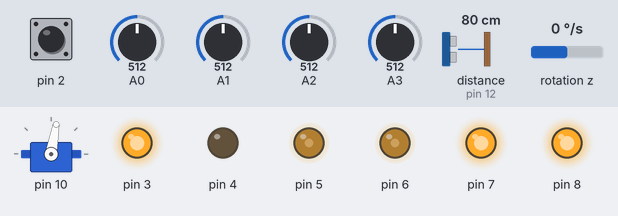
Simulated run of this sketch. Board: Arduino Uno, built with avr-gcc and run on an emulated ATmega328P. Shown: servo, output pins drawn as LEDs (lit = HIGH). Wiring (inferred from the names in the program): ultrasonic range finder: trigger pin 13; echo pin 12. Inputs (shaded band) come from the test bench; at power-on: distance to the obstacle (sensor on pin 12) 80 cm, pin 2 HIGH, A0 = 512, A1 = 512, A2 = 512, A3 = 512, rotation z 0 °/s. Pins used as bus, display or sensor lines are not drawn; what the sketch prints to the serial monitor is not drawn.

Above: at 2.8 s.
2.9 s: distance to the obstacle (sensor on pin 12) set to 2 cm
At 3.4 s:
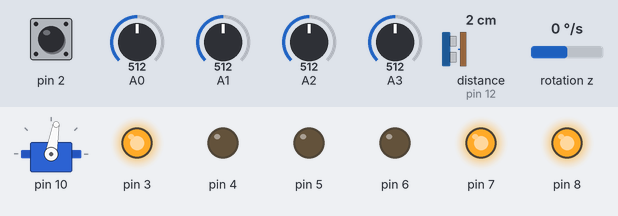
4.4 s: distance to the obstacle (sensor on pin 12) set to 14 cm
7.4 s: distance to the obstacle (sensor on pin 12) set to 18 cm
At 9.0 s:
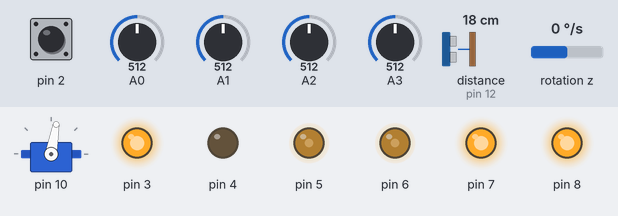
9.4 s: distance to the obstacle (sensor on pin 12) set to 4 cm
At 9.8 s:
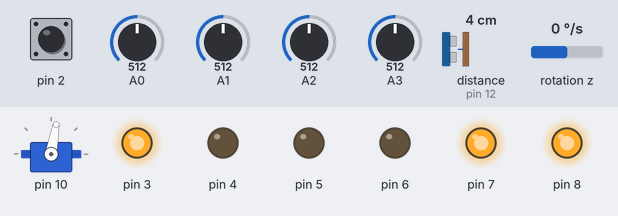
Timing chart, 0 to 12.4 s (numbered marks = the images above; inputs shaded):
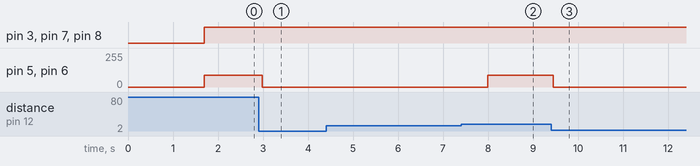

Measured:
- the behaviour switches between 15 and 16 cm on distance to the obstacle (sensor on pin 12) (found by bisection; images 1 and 2)
- after the input at 2.9 s, pin 5, pin 6: 88/255 → 0/255 after 0.08 s
- after the input at 4.4 s, every drawn part: stays the same
- after the input at 7.4 s, pin 5, pin 6: 0/255 → 88/255 after 0.60 s
- after the input at 9.4 s, pin 5, pin 6: 88/255 → 0/255 after 0.05 s

The sketch:

DragRace.ino
```cpp
/*
 * @Author: ELEGOO
 * @Date: 2019-10-22 11:59:09
 * @LastEditTime: 2020-12-18 14:14:35
 * @LastEditors: Changhua
 * @Description: Smart Robot Car V4.0
 * @FilePath:
 */
#include <avr/wdt.h>
#include "ApplicationFunctionSet_xxx0.h"
#include "DRf.h"

float yawinit;

void setup()
{
  // put your setup code here, to run once:
  Application_FunctionSet.ApplicationFunctionSet_Init();
  wdt_enable(WDTO_2S);
  // FIX: the old line here had "==" instead of "=", no semicolon, and used a
  // variable this file can't see, so the sketch didn't compile.
  Application_FunctionSet.ApplicationFunctionSet_ForceTrackingMode();

  AppServo.DeviceDriverSet_Servo_control(80); // rhs angle, just small offset
  AppMPU6050getdata.MPU6050_dveGetEulerAngles(&yawinit);


}

void loop()
{

  wdt_reset();

  Application_FunctionSet.ApplicationFunctionSet_SerialPortDataAnalysis();

  // Kinematic model: integrate the pose from the PWM applied since the last loop.
  // Before the E-stop check so time keeps running while stopped.
  Kinematics_Update();

  DragRace();

  // E-stop engaged (E-STOP button on the web page): skip tracking, red-stop logic and all motor commands
  bool estop = Application_FunctionSet.ApplicationFunctionSet_EStop();

  // Send heading + state to the ESP32 data logger (keeps running during an E-stop)
  Application_FunctionSet.ApplicationFunctionSet_Telemetry(estop);

  if (estop)
    return;


  Application_FunctionSet.ApplicationFunctionSet_SensorDataUpdate();

  Application_FunctionSet.ApplicationFunctionSet_Standby();
}
```

ApplicationFunctionSet_xxx0.h
```cpp
/*
 * @Author: ELEGOO
 * @Date: 2019-10-22 11:59:09
 * @LastEditTime: 2020-12-29 16:04:05
 * @LastEditors: Changhua
 * @Description: Smart Robot Car V4.0
 * @FilePath:
 */
#ifndef _ApplicationFunctionSet_xxx0_H_
#define _ApplicationFunctionSet_xxx0_H_

#include <Arduino.h>

typedef struct  // only will really be used to track one object at a time.
{
  // the raw data for the object coming in
  char type; //'S' = stop sign, 'O' = obstacle, 'C' = car, 'N' = none
  uint16_t cent_x;
  uint16_t cent_y;
  uint16_t width; //estimate of width of bbox
  uint16_t height; //estimate of height of bbox unnecessary, but kept as a legacy feature
  char colour; //colour of object, 'R' = red, 'B' = blue, 'G' = green, '?' = none. Based off of values sent from the ESP
  uint16_t sizePX; //new
  int16_t dist_cm; // FIX: was uint8_t, but the ESP sends -1 for "too far", which became 255
  unsigned long lastUpdate;

} object_t;


/*Movement Direction Control List*/
enum SmartRobotCarMotionControl
{
  Forward,       //(1)
  Backward,      //(2)
  Left,          //(3)
  Right,         //(4)
  LeftForward,   //(5)
  LeftBackward,  //(6)
  RightForward,  //(7)
  RightBackward, //(8)
  stop_it        //(9)
};               //direction方向:（1）、（2）、 （3）、（4）、（5）、（6）

void ApplicationFunctionSet_SmartRobotCarMotionControl(SmartRobotCarMotionControl direction, uint8_t is_speed); //can go to one side


class ApplicationFunctionSet
{
public:
  void ApplicationFunctionSet_Init(void);
  void ApplicationFunctionSet_Bootup(void);
  void ApplicationFunctionSet_RGB(void);
  void ApplicationFunctionSet_Expression(void);
  void ApplicationFunctionSet_Rocker(void);             //APP Rocker Control
  void ApplicationFunctionSet_Tracking(void);           //Line Tracking Mode
  void ApplicationFunctionSet_Obstacle(void);           //Obstacle Avoidance
  void ApplicationFunctionSet_Follow(void);             //Following Mode
  void ApplicationFunctionSet_Servo(uint8_t Set_Servo); //Servo Control
  void ApplicationFunctionSet_Standby(void);            //Standby Mode
  void ApplicationFunctionSet_KeyCommand(void);         //Mode Switch Button
  void ApplicationFunctionSet_SensorDataUpdate(void);   //Sensor Data Update
  void ApplicationFunctionSet_SerialPortDataAnalysis(void);
  void ApplicationFunctionSet_IRrecv(void);
  void ApplicationFunctionSet_ForceTrackingMode(void); // put the car in line-tracking mode
  bool ApplicationFunctionSet_EStop(void);             // web page emergency stop, true while engaged
  bool ApplicationFunctionSet_TrafficLight(void);      // start: wait for red then green, true while waiting
  void ApplicationFunctionSet_Telemetry(bool estop_active); // send heading/state to the ESP32 logger


public: /*CMD*/
  void CMD_UltrasoundModuleStatus_xxx0(uint8_t is_get);
  void CMD_TraceModuleStatus_xxx0(uint8_t is_get);
  void CMD_Car_LeaveTheGround_xxx0(uint8_t is_get);

  void CMD_inspect_xxx0(void);
  void CMD_MotorControl_xxx0(void);
  void CMD_MotorControl_xxx0(uint8_t is_MotorSelection, uint8_t is_MotorDirection, uint8_t is_MotorSpeed);
  void CMD_CarControlTimeLimit_xxx0(void);
  void CMD_CarControlTimeLimit_xxx0(uint8_t is_CarDirection, uint8_t is_CarSpeed, uint32_t is_Timer);
  void CMD_CarControlNoTimeLimit_xxx0(void);
  void CMD_CarControlNoTimeLimit_xxx0(uint8_t is_CarDirection, uint8_t is_CarSpeed);
  void CMD_MotorControlSpeed_xxx0(void);
  void CMD_MotorControlSpeed_xxx0(uint8_t is_Speed_L, uint8_t is_Speed_R);
  void CMD_ServoControl_xxx0(void);
  void CMD_VoiceControl_xxx0(uint16_t is_VoiceName, uint32_t is_VoiceTimer);
  void CMD_LightingControlTimeLimit_xxx0(void);
  void CMD_LightingControlTimeLimit_xxx0(uint8_t is_LightingSequence, uint8_t is_LightingColorValue_R, uint8_t is_LightingColorValue_G, uint8_t is_LightingColorValue_B, uint32_t is_LightingTimer);
  void CMD_LightingControlNoTimeLimit_xxx0(void);
  void CMD_LightingControlNoTimeLimit_xxx0(uint8_t is_LightingSequence, uint8_t is_LightingColorValue_R, uint8_t is_LightingColorValue_G, uint8_t is_LightingColorValue_B);
  void CMD_LEDCustomExpressionControl_xxx0(void);
  void CMD_ClearAllFunctions_xxx0(void);
  void CMD_LEDNumberDisplayControl_xxx0(uint8_t is_LEDNumber);
  void CMD_TrajectoryControl_xxx0(void);

private:
  /*Sensor Raw Value*/
  volatile float VoltageData_V;        //Battery Voltage Value
  volatile uint16_t UltrasoundData_mm; //Ultrasonic Sensor Value (mm)
  volatile uint16_t UltrasoundData_cm; //Ultrasonic Sensor Value (cm)
  volatile int TrackingData_L;         //Line Tracking Module Value (Left)
  volatile int TrackingData_M;         //Line Tracking Module Value (Middle)
  volatile int TrackingData_R;         //Line Tracking Module Value (Right)
  /*Sensor Status*/
  boolean VoltageDetectionStatus = false;
  boolean UltrasoundDetectionStatus = false;
  boolean TrackingDetectionStatus_R = false;
  boolean TrackingDetectionStatus_M = false;
  boolean TrackingDetectionStatus_L = false;

public:
  boolean Car_LeaveTheGround = true;

  /*Sensor Threshold Setting*/
  const float VoltageDetection = 7.00;
  const uint8_t ObstacleDetection = 20;

  // (String CommandSerialNumber removed: only the phone-app replies used it, and a String pulls in
  //  the whole heap allocator, ~1 KB of flash)
  uint8_t Rocker_CarSpeed = 250;
  uint8_t Rocker_temp;

public:
  // Line sensor thresholds for BLACK TAPE ON GRAY FLOOR (measured with LineSensor_Calibration.ino,
  // two spots on the track). A sensor is on the line when  its threshold <= reading <= TrackingDetection_E.
  // The three sensors read very differently on the same floor, so each has its own threshold:
  //            floor max   tape        lifted
  //   L (A2)   707         845-886     ~1003
  //   M (A1)   364         699-737     ~998
  //   R (A0)   581         809-843     ~1007
  // Thresholds are halfway between floor max and tape min. L has the least margin (~70 each side):
  // if the car sees the line on bare floor, raise L; if it misses the tape, lower it.
  uint16_t TrackingDetection_SL = 775;
  uint16_t TrackingDetection_SM = 530;
  uint16_t TrackingDetection_SR = 695;
  uint16_t TrackingDetection_S = 250;  // old single threshold, only used by the unused IR-remote code
                                        // (was uint8_t, which can't hold the new values above 255)
  uint16_t TrackingDetection_E = 940;  // between the tape max (886) and lifted (~996). Was 850.
  uint16_t TrackingDetection_V = 950;  // all three above this = car lifted off the ground

public:
  uint8_t CMD_is_Servo;
  uint8_t CMD_is_Servo_angle;

public:
  uint8_t CMD_is_MotorSelection; //motor
  uint8_t CMD_is_MotorDirection;
  uint8_t CMD_is_MotorSpeed;
  uint32_t CMD_is_MotorTimer;

public:
  uint8_t CMD_is_CarDirection; //car
  uint8_t CMD_is_CarSpeed;
  uint32_t CMD_is_CarTimer;

public:
  uint8_t CMD_is_MotorSpeed_L; //motor
  uint8_t CMD_is_MotorSpeed_R;

public:
  uint8_t CMD_is_LightingSequence; //Lighting (Left, front, right, back and center)
  uint8_t CMD_is_LightingColorValue_R;
  uint8_t CMD_is_LightingColorValue_G;
  uint8_t CMD_is_LightingColorValue_B;
  uint32_t CMD_is_LightingTimer;

private:
  uint8_t CMD_is_FastLED_setBrightness = 20;
};
extern ApplicationFunctionSet Application_FunctionSet;
extern float Heading_Predicted; // degrees, from the kinematic; logged by ApplicationFunctionSet_Telemetry
extern bool EStop_Pressed;      // set by every E-stop press; bug_pass() clears it when a pass starts and
                                // cancels the pass if it gets set (even if a release is read straight after)

// Kinematic (dead reckoning). Pose in the inertial frame: metres, metres, radians.
extern float Pose_X, Pose_Y, Pose_Psi;
// Gyro-fused estimate (metres, metres, radians) and the gyro heading (degrees, + = left)
extern float Est_X, Est_Y, Est_Psi, Heading_Gyro;
void Kinematics_Update(void); // call every loop
void Kinematics_Reset(void);  // set the origin to the car's current position (start line)
boolean function_xxx(long x, long s, long e); //f(x)
#endif
```

DRf.cpp
```cpp
#include "DRf.h"


// frame is 160 width x 120 height
// ignore height

// guiding objects will be red and be on the RHS of the car

// 20 px buffer, ignore the rightmost edges

uint8_t turn_count;
uint32_t turn_start = 0;
#define L_TURN_COOLDOWN 500
#define R_TURN_COOLDOWN 1500 //R. turn func will overcorrect to get the robot back on the lhs


//protip: don't forget the upload/cam switch

void DragRace(void)
{


  uint16_t u_dist;
  AppULTRASONIC.DeviceDriverSet_ULTRASONIC_Get(&u_dist /*out*/); //saftey mechanism/ Estop
  if((u_dist != 0) && (u_dist < 15)){
    ApplicationFunctionSet_SmartRobotCarMotionControl(stop_it, 0);
    delay_kinematics(1000);
    return;
  }

  ApplicationFunctionSet_SmartRobotCarMotionControl(Forward, 600);

  //if(obj_now.sizePX < 50) return;
  delay_kinematics(100);
  if(obj_now.colour == 'R'){
    int centroid = obj_now.cent_x;
    if((centroid > 100) && (millis()-turn_start > L_TURN_COOLDOWN) && (turn_count < 3)){ //s-shape around obstacles(kinda) LHS
      int turn_start = millis();
      ApplicationFunctionSet_SmartRobotCarMotionControl(LeftForward, 100);
      delay_kinematics(1000);
      ApplicationFunctionSet_SmartRobotCarMotionControl(RightForward, 100);
      delay_kinematics(1000);
      //turn_to_heading(yawinit); // fix l8r
      turn_count++;
      //if (fmod(turn_count, 2) == 0) AppMPU6050getdata.MPU6050_calibration();

      turn_count++;
    }
    else if((centroid < 60 && centroid > 20) && (millis()-turn_start > R_TURN_COOLDOWN) && (turn_count < 3)){ //RHS
      ApplicationFunctionSet_SmartRobotCarMotionControl(RightForward, 100);
      delay_kinematics(2000);
      ApplicationFunctionSet_SmartRobotCarMotionControl(LeftForward, 100);
      delay_kinematics(4000); //gets things back on track

      turn_to_heading(yawinit); //could try to implement later
      turn_count++;
      //if (fmod(turn_count, 2) == 0) AppMPU6050getdata.MPU6050_calibration();


    }

    if(turn_count >= 3){
      ApplicationFunctionSet_SmartRobotCarMotionControl(Right, 60);
      delay_kinematics(3000);
      while(1);//blocks till wdt
    }
  }

}
```

DRf.h
```cpp
#include "ApplicationFunctionSet_xxx0.h"
#include "MPU6050_getdata.h"
#include "movement.h"

extern float yawinit;

extern MPU6050_getdata AppMPU6050getdata;

extern object_t obj_now;

void DragRace(void);
```

MPU6050_getdata.cpp
```cpp
/*
 * @Author: ELEGOO
 * @Date: 2019-10-22 11:59:09
 * @LastEditTime: 2020-06-30 10:34:30
 * @LastEditors: Changhua
 * @Description: MPU6050 Data solution
 * @FilePath:
 */

#include "I2Cdev.h"
#include "MPU6050.h"
#include "Wire.h"
#include "MPU6050_getdata.h"
#include <stdio.h>
#include <math.h>

MPU6050 accelgyro;
MPU6050_getdata MPU6050Getdata;

// static void MsTimer2_MPU6050getdata(void)
// {
//   sei();
//   int16_t ax, ay, az, gx, gy, gz;
//   accelgyro.getMotion6(&ax, &ay, &az, &gx, &gy, &gz); //Read the raw values of the six axes
//   float gyroz = -(gz - MPU6050Getdata.gzo) / 131 * 0.005f;
//   MPU6050Getdata.yaw += gyroz;
// }

bool MPU6050_getdata::MPU6050_dveInit(void)
{
  Wire.begin();
  uint8_t chip_id = 0x00;
  uint8_t cout = 0; // FIX: was never initialised, so the retry limit was random
  do
  {
    chip_id = accelgyro.getDeviceID();
    Serial.print("MPU6050_chip_id: ");
    Serial.println(chip_id);
    delay(10);
    cout += 1;
    if (cout > 10)
    {
      return true;
    }
  } while (chip_id == 0X00 || chip_id == 0XFF); //Ensure that the slave device is online（Wait forcibly to get the ID）
  accelgyro.initialize();
  // unsigned short times = 100; //Sampling times
  // for (int i = 0; i < times; i++)
  // {
  //   gz = accelgyro.getRotationZ();
  //   gzo += gz;
  // }
  // gzo /= times; //Calculate gyroscope offset
  return false;
}
bool MPU6050_getdata::MPU6050_calibration(void)
{
  unsigned short times = 100; //Sampling times
  float sum = 0;                // FIX: start from 0 (it used to add onto the old offset)
  for (int i = 0; i < times; i++)
  {
    gz = accelgyro.getRotationZ();
    sum += gz;
    delay(2);
  }
  gzo = sum / times; //Calculate gyroscope offset (float, keeps the fraction)
  lastTime = millis(); // so the first integration step doesn't use the time since power-on

  // gzo = accelgyro.getRotationZ();
  return false;
}
/* Zero-velocity update: call instead of MPU6050_dveGetEulerAngles while the motors are off and
   the car has had time to stop. Whatever the gyro reads now is offset (the car isn't turning),
   so the offset estimate is pulled toward it. Time constant ~0.5 s when called every 10 ms.
   Readings above ~15 deg/s are ignored, so turning the car by hand doesn't spoil the offset. */
void MPU6050_getdata::MPU6050_dveStill(void)
{
  lastTime = millis(); // so the next integration step doesn't include the still time
  gz = accelgyro.getRotationZ();
  if (fabs(gz - gzo) < 15.0 * 131.0)
    gzo += 0.02 * (gz - gzo);
}

bool MPU6050_getdata::MPU6050_dveGetEulerAngles(float *Yaw)
{
  unsigned long now = millis();           //Record the current time(ms)
  dt = (now - lastTime) / 1000.0;         //Caculate the derivative time(s)
  lastTime = now;                         //Record the last sampling time(ms)
  gz = accelgyro.getRotationZ();          //Read the raw values of the six axes
  float rate = -(gz - gzo) / 131.0;       //z-axis angular velocity (deg/s)
  // FIX: the old code zeroed any STEP smaller than 0.05 deg. Called every few ms, that
  // threw away every turn slower than ~10-25 deg/s (the figure-8 curves). Now the
  // dead-zone is on the RATE, so only sensor drift below 0.5 deg/s is ignored.
  if (fabs(rate) < 0.5)
  {
    rate = 0.0;
  }
  agz += rate * dt; //z-axis angular velocity integral
  *Yaw = agz;
  return false;
}
```

MPU6050_getdata.h
```cpp
/*
 * @Author: ELEGOO
 * @Date: 2019-10-22 11:59:09
 * @LastEditTime: 2020-06-12 17:22:13
 * @LastEditors: Changhua
 * @Description: MPU6050 Data solution
 * @FilePath:
 */
#ifndef _MPU6050_getdata_H_
#define _MPU6050_getdata_H_
#include <Arduino.h>
class MPU6050_getdata
{
public:
  bool MPU6050_dveInit(void);
  bool MPU6050_calibration(void);
  bool MPU6050_dveGetEulerAngles(float *Yaw);
  void MPU6050_dveStill(void); // car is known to be still: refine the offset, don't integrate

public:
  //int16_t ax, ay, az, gx, gy, gz;
  int16_t gz;
  //float pith, roll, yaw;
  unsigned long now, lastTime = 0;
  float dt;      //Derivative time
  float agz = 0; //Angle variable
  float gzo = 0; //Gyro offset (raw counts)
};

extern MPU6050_getdata MPU6050Getdata;
#endif
```

movement.h
```cpp
#ifndef MOVEMENT
#define MOVEMENT

#include "ApplicationFunctionSet_xxx0.h"
#include "DeviceDriverSet_xxx0.h"
#include <avr/wdt.h>


typedef enum side{
  LHS,
  RHS
}side;


extern DeviceDriverSet_ULTRASONIC AppULTRASONIC;
extern DeviceDriverSet_Servo AppServo;
extern DeviceDriverSet_ITR20001 AppITR20001;
extern DeviceDriverSet_Motor AppMotor;

bool delay_kinematics(unsigned long ms); // false if the E-stop was pressed during the wait.

// Car / obstacle dimensions shared with the position estimate (MEASURE them)
#define SENSOR_AHEAD_M      0.10f // line sensors are this far ahead of the wheel axle (car centre)
#define US_AHEAD_M          0.10f // front ultrasonic is this far ahead of the car centre
#define OBST_LENGTH_M       0.10f // obstacle (moose) size ALONG the track

// Position fix from the moose (ApplicationFunctionSet_xxx0.cpp); false = not the moose / rejected
bool Obstacle_Fix(float range_m, float *dx, float *dy);
float Track_Dist(float x, float y);       // m from the point to the nearest track section
float Ekf_PosSigma(void);                 // m, position estimate uncertainty (1 sigma)
bool Track_LineHeading(float *gyro_deg);  // direction of the section the car is on (gyro frame), false = unknown
bool turn_to_heading(float target_deg);

// Obstacle ahead, confirmed by several pings in a row. Call every loop; armed = false (not following
// the line, stopped, searching...) clears the count so the car can't start a pass then.
bool Obstacle_Ahead(bool armed);
side Pass_Side(void);   // outside of the track at the obstacle (LHS on the right-turn loop, RHS on the left-turn loop)
void bug_pass(side s);  // the overtaking manoeuvre

extern bool Overtaking; // true while bug_pass() is passing an obstacle (shown as OVERTAKING on the web page)

// After a pass the line is on a known side: the line search turns that way first until Search_Hint_Until
extern int8_t Search_Hint_Side;          // +1 = left, -1 = right
extern unsigned long Search_Hint_Until;  // millis()

#endif
```

Source omitted: cationFunctionSet_xxx0.cpp (75926 bytes), movement.cpp (15402 bytes), DeviceDriverSet_xxx0.cpp (14728 bytes), DeviceDriverSet_xxx0.h (5235 bytes)
